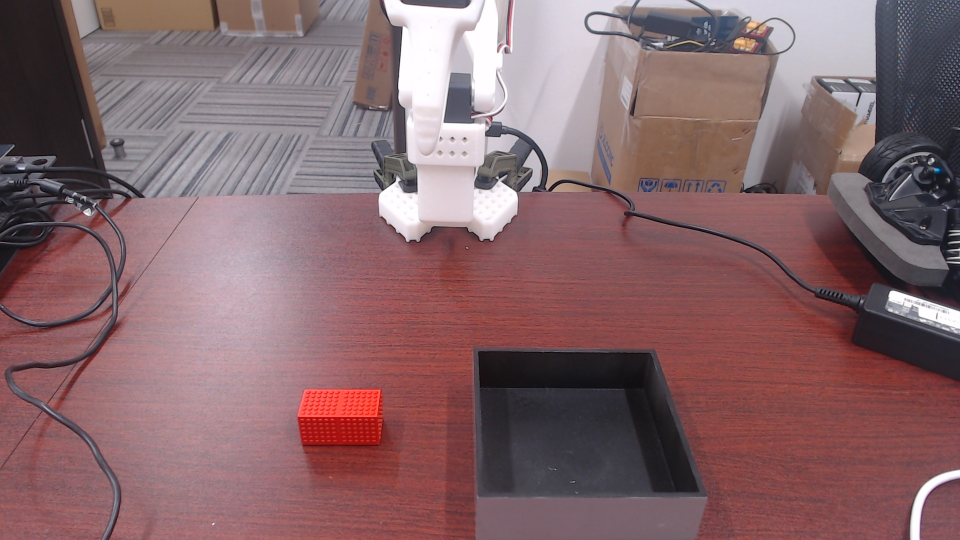
#> input picture testdata/0004_ready_raw.jpg, 1920 x 1080 px (shown at 1/2 size)
$ python -i vision.py   (imports and definitions only)
#> lines starting #> are read from the running program, lines starting #| are printed output that depends on the picture; after the words box and inside, x2 and y2 are one past the last pixel; in counts of white or black regions, pixels touching at a corner belong together
#> further down, picture is the input picture: shape (1080, 1920, 3); mean B, G, R 106.7, 102.6, 134
"""Image analysis helpers: colour segmentation of the red block / black box / white gripper,
fingertip localisation, 3D box fitting through the camera model, and annotation.

These are the v1 building blocks, kept for the low-level commands in fd.py. The fixed colour
thresholds in red_mask / black_mask / white_mask have no margin against the mirror reflections
on the glossy table (review finding VM-1: +5 % brightness moves a block by 8 mm); scene.perceive()
segments relative to the table brightness of the same frame and should be used for locating
objects. scene.detect_jaws() replaces find_tip() for checking where the jaws are."""

from __future__ import annotations

import math

import cv2
import numpy as np


# --------------------------------------------------------------------------- masks
# [33 lines left out: functions red_mask, black_mask, white_mask, not called in this run]


def components(mask: np.ndarray, min_area: int = 200) -> list[dict]:
    n, lab, stats, cent = cv2.connectedComponentsWithStats(mask, connectivity=8)
    out = []
    for i in range(1, n):
        x, y, w, h, area = stats[i]
        if area < min_area:
            continue
        out.append({"label": i, "bbox": (int(x), int(y), int(w), int(h)), "area": int(area),
                    "centroid": (float(cent[i][0]), float(cent[i][1]))})
    out.sort(key=lambda c: -c["area"])
    for c in out:
        c["mask"] = (lab == c["label"]).astype(np.uint8) * 255
    return out


# [27 lines left out: functions largest_component, polygon, not called in this run]


# --------------------------------------------------------------------------- fingertip
def gripper_mask(img: np.ndarray, ref: np.ndarray | None = None, diff_thresh: int = 28) -> np.ndarray:
    """Pixels that look like the (white, possibly shaded) gripper plastic: low saturation
    and not dark. The wood table is strongly saturated even in shadow, so shadows drop out.
    With a reference frame (same camera settings, arm away from the table) only pixels
    that CHANGED are kept, which removes static low-saturation areas such as the glossy
    reflection on the table, the robot base and cables."""
#> called with diff_thresh = 28
    hsv = cv2.cvtColor(img, cv2.COLOR_BGR2HSV)
#> hsv: shape (1080, 1920, 3); mean H, S, V 120.9, 66, 135.6
    m = ((hsv[..., 1] <= 62) & (hsv[..., 2] >= 95)).astype(np.uint8) * 255
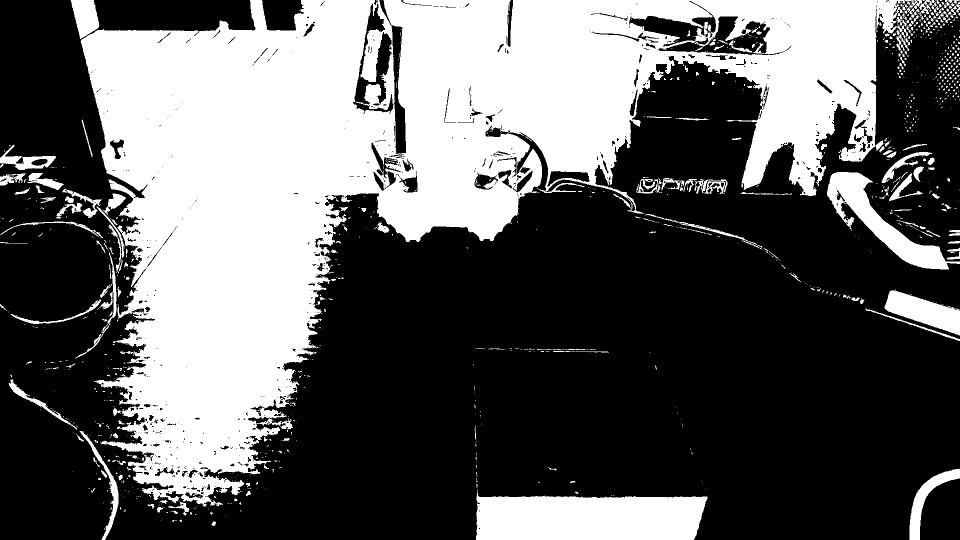
#> m: shape (1080, 1920) (shown at 1/2 size); 37.6% white; 1143 white regions (917 under 20 px), largest, box (x1, y1, x2, y2) and area: (161, 0, 1870, 1014) 680149, (952, 979, 1415, 1080) 38681, (1654, 344, 1920, 539) 13346
    if ref is not None:
        d = cv2.absdiff(img, ref).max(axis=2)
        m = cv2.bitwise_and(m, (d >= diff_thresh).astype(np.uint8) * 255)
    m = cv2.morphologyEx(m, cv2.MORPH_OPEN, np.ones((3, 3), np.uint8))
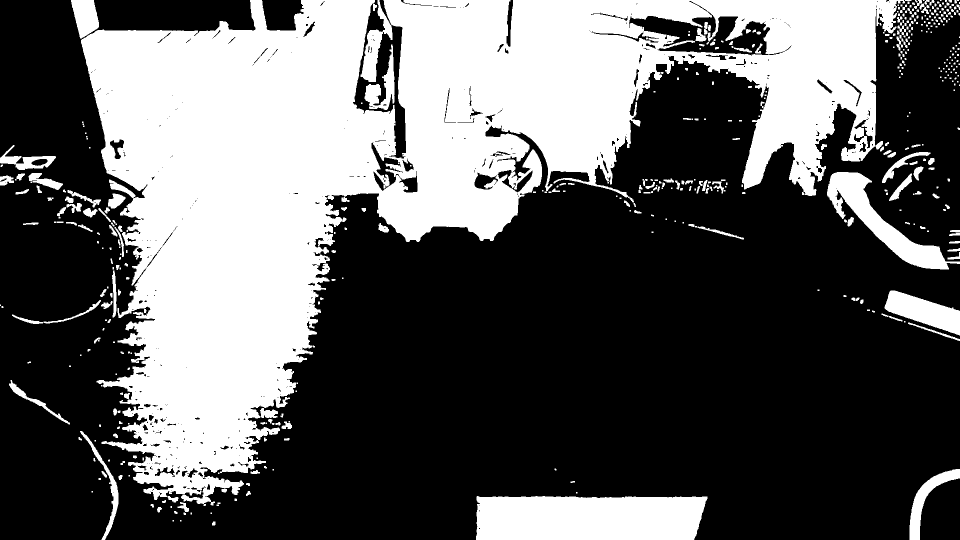
#> m: shape (1080, 1920) (shown at 1/2 size); 36.9% white; 493 white regions (231 under 20 px), largest, box (x1, y1, x2, y2) and area: (162, 0, 1810, 1012) 665348, (952, 992, 1415, 1080) 38634, (1654, 344, 1920, 539) 13082
    m = cv2.morphologyEx(m, cv2.MORPH_CLOSE, np.ones((7, 7), np.uint8))
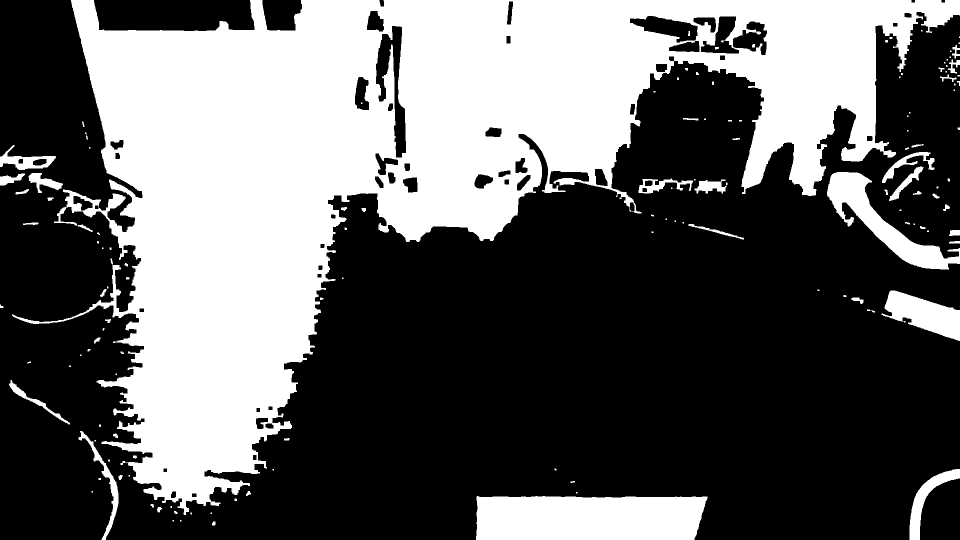
#> m: shape (1080, 1920) (shown at 1/2 size); 38.4% white; 134 white regions (56 under 20 px), largest, box (x1, y1, x2, y2) and area: (24, 0, 1920, 1030) 714130, (952, 992, 1415, 1080) 38707, (1654, 344, 1920, 539) 13904
    return m


def find_tip(img: np.ndarray, ref: np.ndarray | None = None, roi=None, min_area: int = 600,
             band_px: int = 5, exclude=(), expect=None, max_dist: float = 120.0,
             info: dict | None = None, static_frac_max: float = 0.15) -> dict | None:
    """Locate the lowest point (largest image row) of the gripper silhouette inside roi.

    exclude: rectangles (x0, y0, x1, y1) to ignore (e.g. the robot base).
    expect:  approximate pixel of the tip. It only decides WHICH silhouette is meant (the one
             whose lowest point is nearest, within max_dist); it never chooses between the two
             jaws of one gripper: blobs whose lowest points are within 60 px of each other are
             one gripper and its lowest point is returned (review finding VM-5).
    info:    optional dict; receives info["reason"] when None is returned.
    Returns the pixel of the silhouette's bottom extremity (median column of the lowest
    `band_px` rows) or None. With a reference frame the result is refused (None) when the
    reference already shows pale pixels around / below the tip (glare, a white object): there
    the difference image loses the shaded underside of the fingertip and the "tip" would be
    several pixels off.

    For measuring where the jaws are relative to the kinematics use scene.detect_jaws(), which
    treats the two jaws separately; this function is kept for the calibration commands."""
    # [4 lines left out: function _fail, not called in this run]

    m = gripper_mask(img, ref)
    if roi is not None:
        x0, y0, x1, y1 = roi
        keep = np.zeros_like(m)
        keep[y0:y1, x0:x1] = m[y0:y1, x0:x1]
        m = keep
    for (x0, y0, x1, y1) in exclude:
        m[y0:y1, x0:x1] = 0
    # two jaws a few millimetres apart are one gripper: bridge the gap sideways
    m = cv2.morphologyEx(m, cv2.MORPH_CLOSE, np.ones((5, 21), np.uint8))
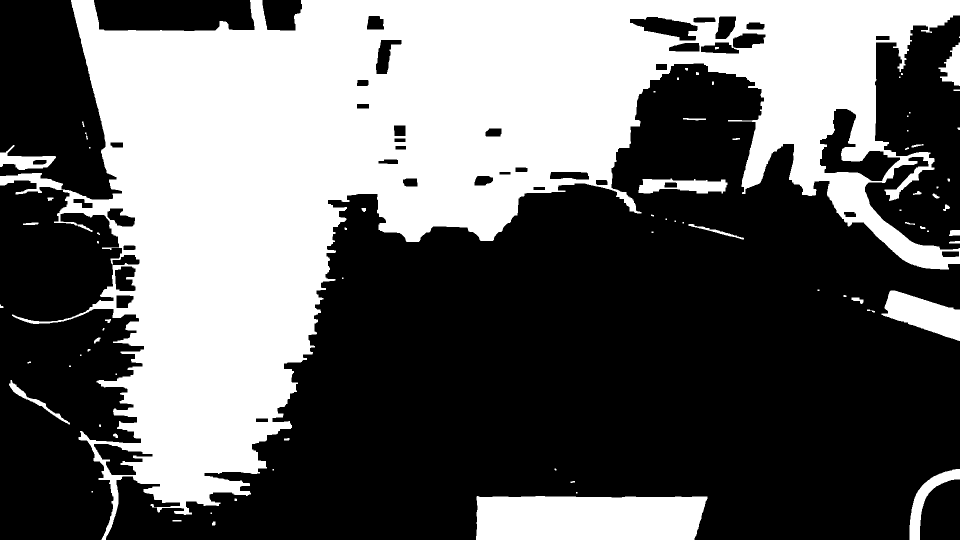
#> m: shape (1080, 1920) (shown at 1/2 size); 39.8% white; 78 white regions (29 under 20 px), largest, box (x1, y1, x2, y2) and area: (0, 0, 1920, 1080) 761676, (952, 992, 1415, 1080) 38790, (1763, 581, 1920, 682) 8622
    comps = components(m, min_area)
#> in components, `n, lab, stats, cent = cv2.connectedComponentsWithStats(mask, connectiv..`:
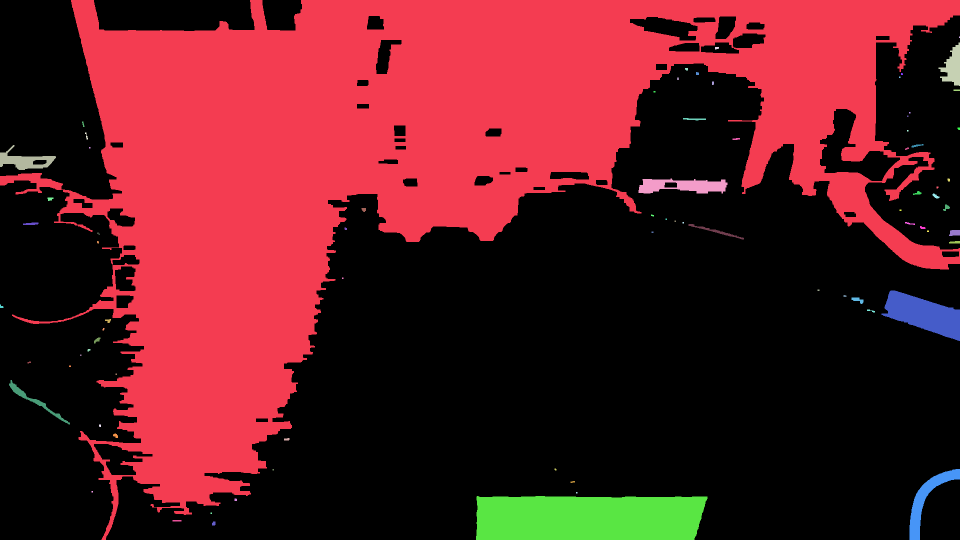
#> lab: shape (1080, 1920) int32 (shown at 1/2 size); 79 distinct labels, from 0 to 78; one colour per label, 0 black
#> in components, `n, lab, stats, cent = cv2.connectedComponentsWithStats(mask, connectiv..`: n = 79; stats = 79 rows, first 6: [0, 0, 1920, 1080, 1248684], [0, 0, 1920, 1080, 761676], [1918, 73, 2, 3, 6], [1877, 85, 43, 87, 2013], [1430, 94, 8, 5, 34], [1370, 136, 6, 5, 27]; cent = 79 pairs, first value 2.45 to 1918.5, second value 74 to 1046.7
#> the loop in components, `for i in range(1, n):` made 78 passes
#> (x, y, w, h, area) on passes 1, 3, 4, 5, 6, 9, 10, 11, 15, 16, 17, 19: (0, 0, 1920, 1080, 761676), (1877, 85, 43, 87, 2013), (1430, 94, 8, 5, 34), (1370, 136, 6, 5, 27), (1392, 144, 6, 6, 33), (1354, 155, 4, 5, 20), (1424, 163, 4, 7, 27), (1907, 179, 13, 3, 39), (1366, 236, 46, 5, 147), (164, 243, 5, 11, 31), (1915, 255, 5, 5, 22), (170, 265, 6, 14, 33)
#> after the loop in components, `for i in range(1, n):`: out = 8 items
#> the loop in components, `for c in out:` made 8 passes
#> comps = 8 items
    cands = []
    for c in comps:
        ys, xs = np.nonzero(c["mask"])
        y_max = int(ys.max())
        sel = ys >= y_max - band_px
        u = float(np.median(xs[sel]))
        cands.append({"uv": (u, float(y_max)), "area": c["area"], "bbox": c["bbox"],
                      "width_at_tip": int(xs[sel].max() - xs[sel].min() + 1), "mask": c["mask"]})
#> this loop made 8 passes
#> (y_max, u) on passes 1 to 8: (1079, 208), (1079, 1170), (681, 1914), (1079, 1829), (386, 1394), (339, 53), (171, 1914), (848, 135)
#> after the loop, cands = 8 items
    if not cands:
        return _fail("no gripper-coloured region found")
    # group blobs whose lowest points are close: the lowest point of the group is the tip
    groups = []
    for c in sorted(cands, key=lambda c: -c["uv"][1]):
        for g in groups:
            if any(math.hypot(c["uv"][0] - o["uv"][0], c["uv"][1] - o["uv"][1]) <= 60.0 for o in g):
                g.append(c)
                break
        else:
            groups.append([c])
#> this loop made 8 passes
#> after the loop, g = 1 item; groups = 8 items
    tips = [g[0] for g in groups]          # each group is sorted lowest first
#> tips = 8 items
    if expect is not None:
        best = min(tips, key=lambda c: math.hypot(c["uv"][0] - expect[0], c["uv"][1] - expect[1]))
        if math.hypot(best["uv"][0] - expect[0], best["uv"][1] - expect[1]) > max_dist:
            return _fail(f"no gripper region within {max_dist:.0f} px of the expected tip")
    else:
        best = max(tips, key=lambda c: c["uv"][1])
#> best = 5 items
    if ref is not None:
        u, v = int(round(best["uv"][0])), int(round(best["uv"][1]))
        h, w = ref.shape[:2]
        x0, x1 = max(0, u - 40), min(w, u + 41)
        y0, y1 = max(0, v - 12), min(h, v + 26)
        if x1 > x0 and y1 > y0:
            hsv = cv2.cvtColor(ref[y0:y1, x0:x1], cv2.COLOR_BGR2HSV)
            frac = float(np.mean((hsv[..., 1] <= 62) & (hsv[..., 2] >= 95)))
            best["static_pale_fraction"] = frac
            if frac > static_frac_max:
                return _fail(f"tip over static low-saturation background ({frac:.0%} of the reference "
                             "around the tip is pale): the fingertip cannot be separated reliably")
    return best


# --------------------------------------------------------------------------- 3D boxes
# [214 lines left out: functions box_corners, project_hull_mask, iou, nelder_mead, fit_box, draw_grid and 4 more, not called in this run]

>>> import cv2
>>> picture = cv2.imread('../../testdata/0004_ready_raw.jpg')
>>> result = find_tip(picture)
#> result = 5 items

$ run again, on testdata/0028_post_probe3_raw.jpg
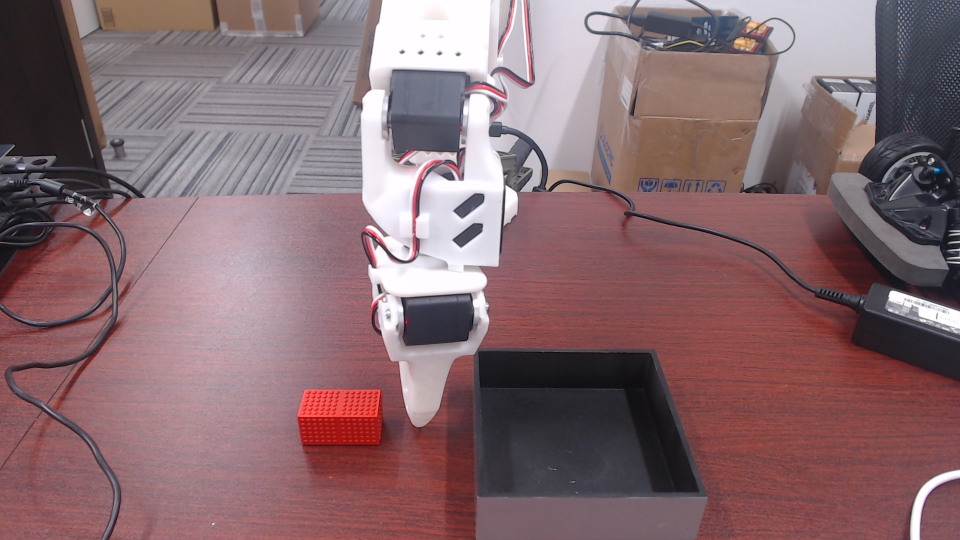
#> input picture testdata/0028_post_probe3_raw.jpg, 1920 x 1080 px (shown at 1/2 size)
#> picture is the input picture: shape (1080, 1920, 3); mean B, G, R 111.1, 106.2, 134.7
#> hsv: shape (1080, 1920, 3); mean H, S, V 125.6, 62.3, 136.9
#> in gripper_mask, `m = ((hsv[..., 1] <= 62) & (hsv[..., 2] >= 95)).astype(np.uint8) * 255`:
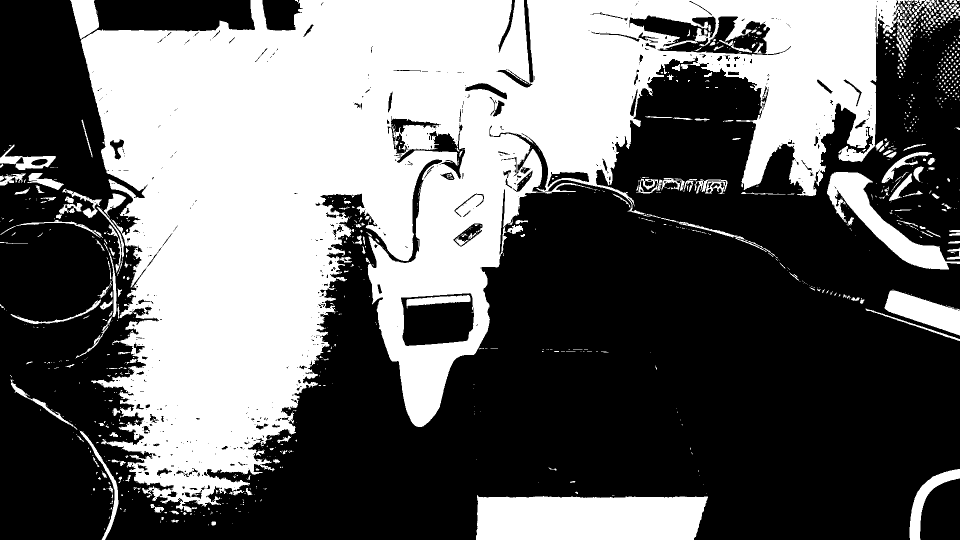
#> m: shape (1080, 1920) (shown at 1/2 size); 41.2% white; 1170 white regions (926 under 20 px), largest, box (x1, y1, x2, y2) and area: (161, 0, 1827, 1024) 753030, (952, 990, 1416, 1080) 38497, (1654, 344, 1920, 539) 13005
#> in components, `n, lab, stats, cent = cv2.connectedComponentsWithStats(mask, connectiv..`:
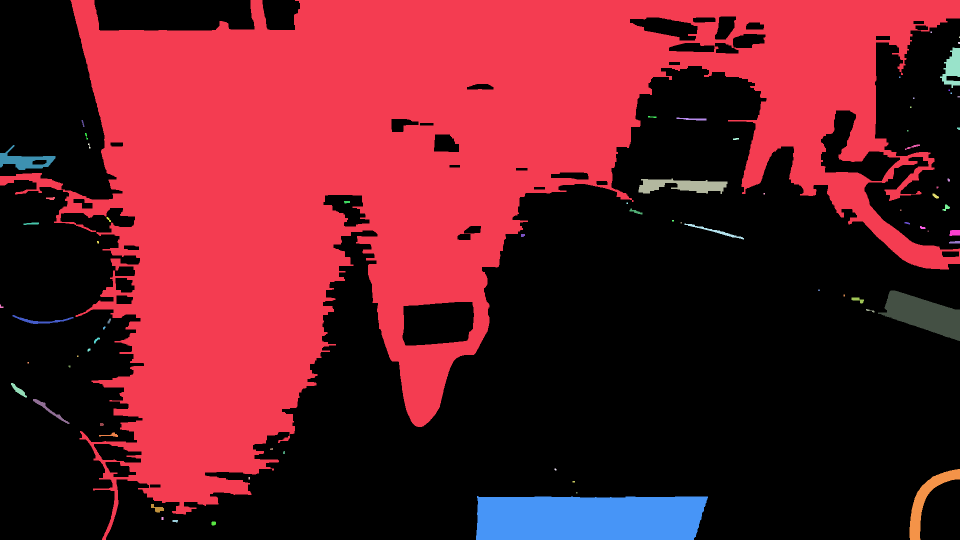
#> lab: shape (1080, 1920) int32 (shown at 1/2 size); 75 distinct labels, from 0 to 74; one colour per label, 0 black
#> n = 75; stats = 75 rows, first 6: [0, 0, 1920, 1080, 1172484], [0, 0, 1920, 1080, 838166], [1861, 63, 3, 3, 9], [1918, 73, 2, 3, 6], [1916, 84, 4, 4, 15], [1880, 95, 40, 81, 1800]; cent = 75 pairs, first value 2.31 to 1918.5, second value 64 to 1046.4
#> the loop in components, `for i in range(1, n):` made 74 passes
#> (x, y, w, h, area) on passes 1, 5, 12, 13, 14, 15, 17, 18: (0, 0, 1920, 1080, 838166), (1880, 95, 40, 81, 1800), (1296, 232, 17, 4, 44), (1353, 235, 60, 6, 198), (163, 240, 6, 14, 40), (1914, 255, 6, 5, 25), (170, 266, 6, 13, 31), (1466, 276, 12, 4, 38)
#> after the loop in components, `for i in range(1, n):`: out = 7 items
#> the loop in components, `for c in out:` made 7 passes
#> the loop in find_tip, `for c in comps:` made 7 passes
#> (y_max, u) on passes 1 to 7: (1079, 208), (1079, 1170), (681, 1914), (1079, 1830), (387, 1395), (339, 51), (175, 1905)
#> the loop in find_tip, `for c in sorted(cands, key=lambda c: -c["uv"][1]):` made 7 passes
#> after the loop in find_tip, `for c in sorted(cands, key=lambda c: -c["uv"][1]):`: g = 1 item; groups = 7 items
#> best = 5 items
